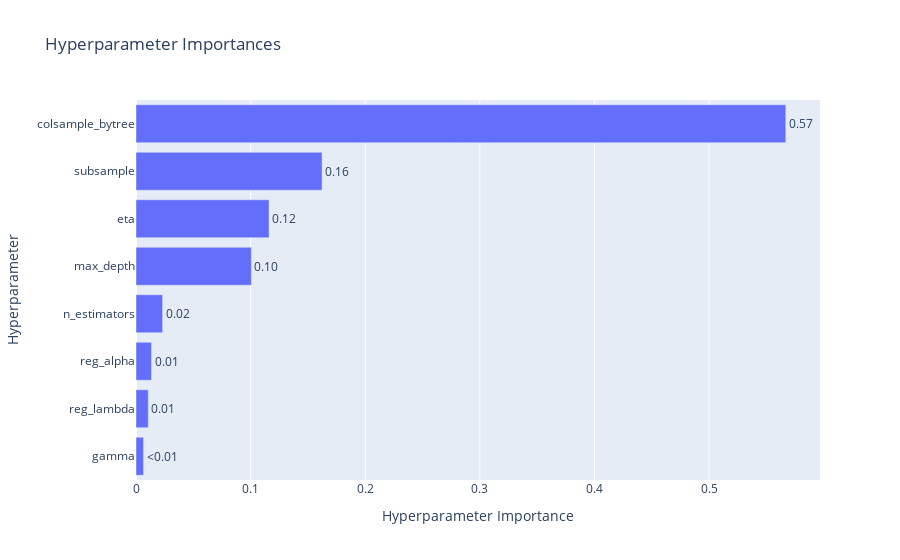

The notebook cell this image was saved under:
### Code cell
optuna.visualization.plot_optimization_history(study)
optuna.visualization.plot_param_importances(study)

### Figure 1 — Plotly figure (JSON) as saved in the notebook; plotly's stock layout.template omitted (floating-point values rounded to 4 significant figures)
{"data": [{"cliponaxis": false, "hovertemplate": ["gamma (FloatDistribution): 0.006582912290008752<extra></extra>", "reg_lambda (FloatDistribution): 0.010712455314871657<extra></extra>", "reg_alpha (FloatDistribution): 0.01354624132154903<extra></extra>", "n_estimators (IntDistribution): 0.023219979149160064<extra></extra>", "max_depth (IntDistribution): 0.10066339251764626<extra></extra>", "eta (FloatDistribution): 0.11607095858834732<extra></extra>", "subsample (FloatDistribution): 0.16234235832991173<extra></extra>", "colsample_bytree (FloatDistribution): 0.5668617024885052<extra></extra>"], "name": "Objective Value", "orientation": "h", "text": ["<0.01", "0.01", "0.01", "0.02", "0.10", "0.12", "0.16", "0.57"], "textposition": "outside", "type": "bar", "x": [0.006583, 0.01071, 0.01355, 0.02322, 0.1007, 0.1161, 0.1623, 0.5669], "y": ["gamma", "reg_lambda", "reg_alpha", "n_estimators", "max_depth", "eta", "subsample", "colsample_bytree"]}], "layout": {"title": {"text": "Hyperparameter Importances"}, "xaxis": {"title": {"text": "Hyperparameter Importance"}}, "yaxis": {"title": {"text": "Hyperparameter"}}}}
